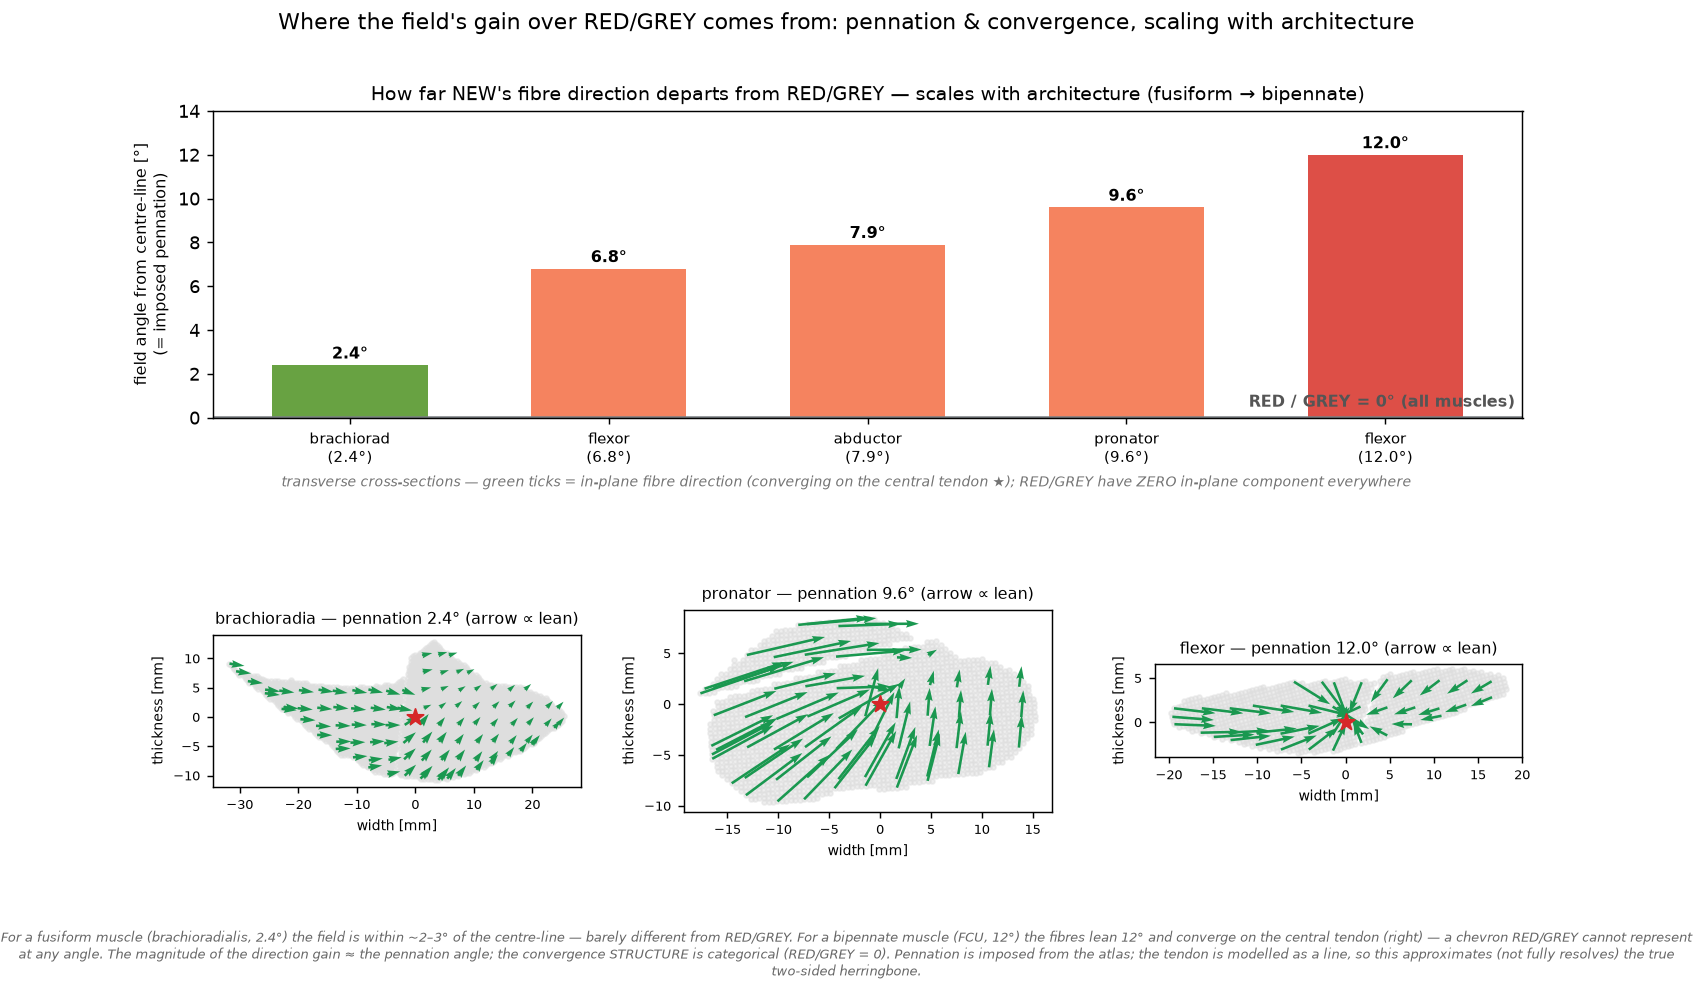

Write the Python code that produced this figure.
"""Where does the fibre field DEPART from the RED/GREY centre-line — by architecture class?

RED/GREY: fibres parallel to the centre-line => pennation 0deg, no transverse lean, for EVERY muscle.
NEW: fibres lean toward the aponeurosis/central tendon at the muscle's pennation angle (analytic
     field d = cos(th)*tangent + sin(th)*toward-tendon, the same one the herringbone flagship uses).

This isolates the field's geometric contribution:
  (A) angle(NEW field, centre-line) per muscle  -> equals the imposed pennation (2.4deg fusiform .. 12deg bipennate)
  (B) transverse cross-section quiver: the in-plane convergence on the tendon (chevron), strength ~ sin(pennation)
      -> RED/GREY have ZERO in-plane component in all of these (categorical difference, not a matter of degree).
Honest: pennation is IMPOSED from the atlas (can't be read off a belly-only T2); the central tendon is modelled
as a LINE (a real bipennate tendon is a sheet), so 'bipennate' here = larger pennation + atlas IZ bands + radial
convergence, an approximation of the true two-sided herringbone.
"""
import sys, numpy as np, matplotlib; matplotlib.use("Agg"); import matplotlib.pyplot as plt
sys.path.insert(0,"."); sys.path.insert(0,"/home/noura/Documents/Projects/PhD/simulation/emgforge/src")
import json
from geom import load_mask, Centerline, pca_frame
from harmonic import keep_largest
AT=json.load(open("/home/noura/Documents/Projects/PhD/simulation/emgforge/src/emgforge/mri/data/forearm_muscle_atlas.json"))

def _tangent(cl,z):
    z=float(np.clip(z,cl.z0,cl.z1)); return (lambda t:t/np.linalg.norm(t))(np.array([float(cl.sx(z,1)),float(cl.sy(z,1)),1.0]))

def build(L):
    key=AT["wr_label_to_muscle"][str(L)]; th=np.radians(AT["muscles"][key]["pennation_deg"])
    mask,vs,_=load_mask(L); mask=keep_largest(mask); cl=Centerline(mask,vs); ctr,p1,p2,p3=pca_frame(mask,vs)
    allv=np.argwhere(mask); coord=allv*vs
    D=np.zeros(mask.shape+(3,)); ang=[]
    for v in allv:
        P=v*vs; C=cl.pos(np.array([P[2]]))[0]; t=_tangent(cl,P[2])
        r=C-P; r=r-(r@t)*t; n=np.linalg.norm(r)
        d=(np.cos(th)*t+np.sin(th)*(r/n)) if n>1e-6 else t; d/=np.linalg.norm(d)
        D[tuple(v)]=d
        ang.append(np.degrees(np.arccos(np.clip(abs(d@t),0,1))))       # angle vs centre-line tangent (=RED direction)
    return dict(key=key,penn=AT["muscles"][key]["pennation_deg"],mask=mask,vs=vs,cl=cl,ctr=ctr,
                p1=p1,p2=p2,p3=p3,D=D,ang=np.array(ang),coord=coord,allv=allv)

def transverse(M,frac=0.5,binmm=3.0):
    mask,vs,ctr,p1,p2,p3,D=M["mask"],M["vs"],M["ctr"],M["p1"],M["p2"],M["p3"],M["D"]
    s1=(M["coord"]-ctr)@p1; s1c=s1.min()+frac*(s1.max()-s1.min())
    inx=np.abs(s1-s1c)<3.0; xv=M["allv"][inx]; xc=xv*vs
    U=(xc-ctr)@p2; W=(xc-ctr)@p3; seen={}; du=[];dw=[];au=[];aw=[]
    for i in range(len(xv)):
        b=(round(U[i]/binmm),round(W[i]/binmm))
        if b in seen: continue
        seen[b]=1; dv=D[tuple(xv[i])]; ip=np.array([dv@p2,dv@p3])   # in-plane magnitude ~ sin(pennation)
        du.append(U[i]);dw.append(W[i]);au.append(ip[0]);aw.append(ip[1])   # UNnormalised: arrow length shows convergence strength
    return np.array(du),np.array(dw),np.array(au),np.array(aw),np.column_stack([U,W])

LABELS=[11,13,18,21,8]     # sorted by pennation: BR 2.4, FDS 6.8, APL 7.9, pron.teres 9.6, FCU 12 (bipennate)
Ms=[build(L) for L in LABELS]
for M in Ms: print(f"{M['key'][:22]:<22} penn={M['penn']:>4}  angle(field,centreline) med={np.median(M['ang']):.1f} p90={np.percentile(M['ang'],90):.1f}")

fig=plt.figure(figsize=(13,7.6)); gs=fig.add_gridspec(2,3,height_ratios=[1,1.05],hspace=0.42,wspace=0.28)
# (A) imposed pennation vs architecture
axA=fig.add_subplot(gs[0,:])
penns=[M["penn"] for M in Ms]; meds=[np.median(M["ang"]) for M in Ms]; names=[M["key"].split("_")[0][:10] for M in Ms]
x=np.arange(len(Ms))
axA.bar(x,meds,width=0.6,color=["#4d9221" if p<5 else "#f46d43" if p<10 else "#d73027" for p in penns],alpha=.85)
axA.axhline(0,color="#7a7f83",lw=2.5); axA.text(len(Ms)-0.5,0.5,"RED / GREY = 0° (all muscles)",ha="right",fontsize=9,color="#555",fontweight="bold")
for i,(m,p) in enumerate(zip(meds,penns)): axA.text(i,m+0.3,f"{m:.1f}°",ha="center",fontsize=9,fontweight="bold")
axA.set_xticks(x); axA.set_xticklabels([f"{n}\n({p}°)" for n,p in zip(names,penns)],fontsize=8.5)
axA.set_ylabel("field angle from centre-line [°]\n(= imposed pennation)",fontsize=9)
axA.set_title("How far NEW's fibre direction departs from RED/GREY — scales with architecture (fusiform → bipennate)",fontsize=10.5)
axA.set_ylim(0,14)

# (B) transverse cross-sections: convergence structure
for j,idx in enumerate([0,3,4]):      # BR (fusiform), pron.teres (mid), FCU (bipennate)
    M=Ms[idx]; ax=fig.add_subplot(gs[1,j]); du,dw,au,aw,bg=transverse(M)
    ax.scatter(bg[:,0],bg[:,1],s=7,c="0.87",alpha=.5,zorder=0)
    ax.quiver(du,dw,au,aw,angles="xy",scale_units="xy",scale=0.055,width=0.007,color="#1a9850",zorder=2)
    ax.scatter([0],[0],s=90,marker="*",c="#d62728",zorder=4)
    ax.set_aspect("equal"); ax.tick_params(labelsize=7)
    ax.set_title(f"{M['key'].split('_')[0][:12]} — pennation {M['penn']}° (arrow ∝ lean)",fontsize=9)
    ax.set_xlabel("width [mm]",fontsize=8); ax.set_ylabel("thickness [mm]",fontsize=8)
fig.text(0.5,0.5,"transverse cross-sections — green ticks = in-plane fibre direction (converging on the central tendon ★); RED/GREY have ZERO in-plane component everywhere",
         ha="center",fontsize=8,style="italic",color="0.45")
fig.suptitle("Where the field's gain over RED/GREY comes from: pennation & convergence, scaling with architecture",fontsize=12,y=0.98)
fig.text(0.5,0.005,"For a fusiform muscle (brachioradialis, 2.4°) the field is within ~2–3° of the centre-line — barely different from RED/GREY. "
    "For a bipennate muscle (FCU, 12°) the fibres lean 12° and converge on the central tendon (right) — a chevron RED/GREY cannot represent at any angle. "
    "The magnitude of the direction gain ≈ the pennation angle; the convergence STRUCTURE is categorical (RED/GREY = 0). Pennation is imposed from the atlas; "
    "the tendon is modelled as a line, so this approximates (not fully resolves) the true two-sided herringbone.",
    ha="center",fontsize=7.4,style="italic",color="0.4",wrap=True)
plt.savefig("field_architecture.png",dpi=130,bbox_inches="tight"); print("saved field_architecture.png")
